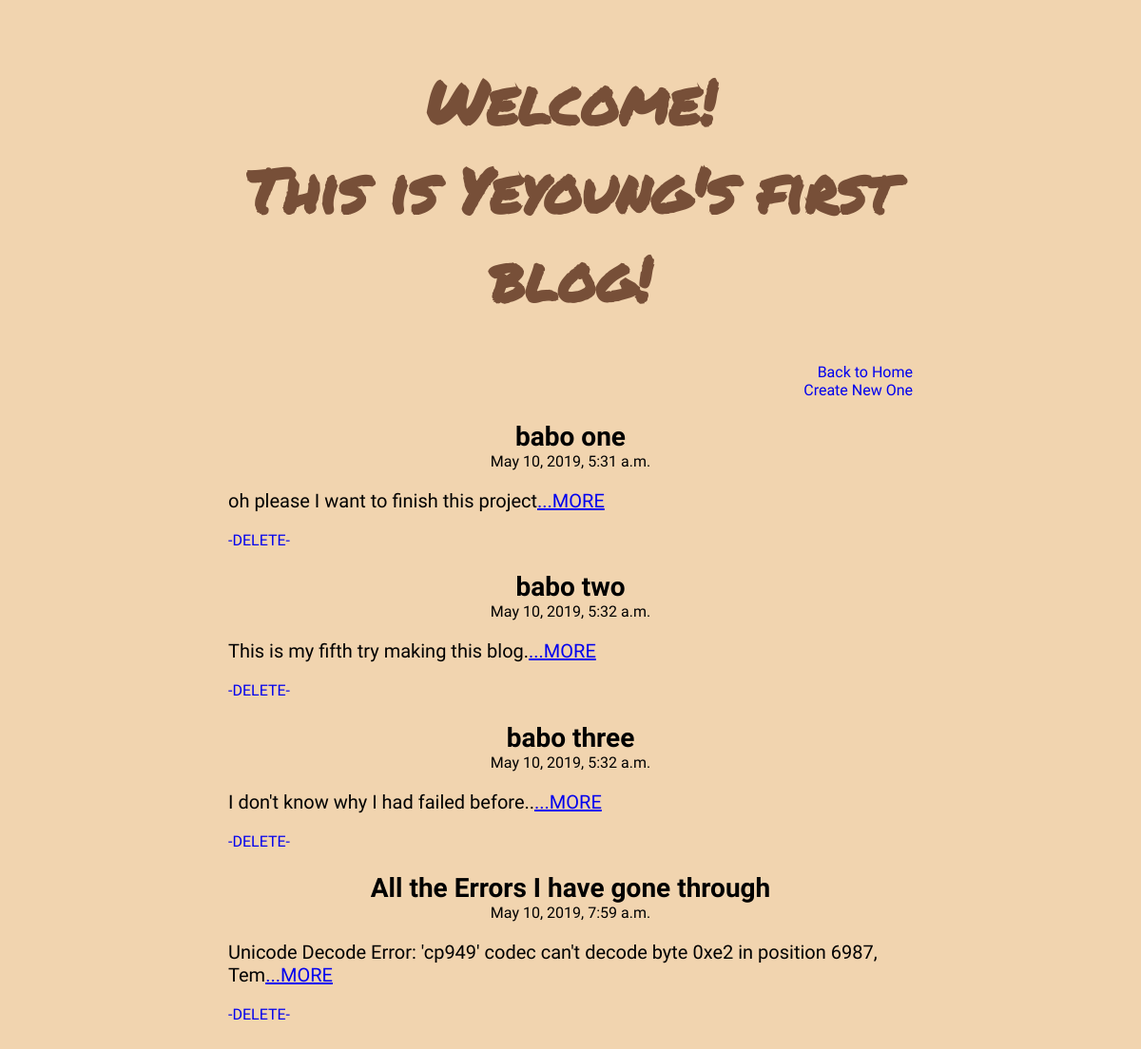
The page / on the database its author committed.
### appapp/models.py (models this page shows, shortened)
class Babo(models.Model):
    title = models.CharField(max_length=200)
    pub_date = models.DateTimeField('date published')
    body = models.TextField()
    def summary(self):
        return self.body[:80]

### appapp/views.py (the view)
# urls.py: 2. Add a URL to urlpatterns:  path('', views.home, name='home')
def home(request):
    babos = Babo.objects
    return render(request, 'home.html', {'babos': babos})

### appapp/templates/home.html (shortened to what this page needs)
<!DOCTYPE html>
<html>
<head>
</head>
<header>
    <div class="greetings">
        <h1>Welcome! <br>This is Yeyoung's first blog!</h1>
    </div>
</header>
<body>
    <div class="navbar">
        <a class="nav-item nav-link" href="{% url 'home' %}" style="text-decoration:none;">Back to Home</a>
        <br>
        <a class="nav-item nav-link" href="{% url 'new' %}" style="text-decoration:none;">Create New One</a>
    </div>
     {% for babo in babos.all %}
    <div class="container">
        <h2 id=hook>{{ babo.title }}</h2>
        <p id="timeline">{{ babo.pub_date }}</p>
        <p id="preview">{{ babo.summary }}<a href="{% url 'detail' babo.id %}">...MORE</a></p>
        <p><a href="{% url 'delete' babo.id %}" style="text-decoration:none;">-DELETE-</a></p>
    </div>
     {% endfor %}
</body>
</html>

### appapp/templates/home.html (style rules this page uses)
* { background-color: #F1D4AF; }
.greetings { text-align: center; font-family: 'Permanent Marker', cursive; color: #774F38; font-size: 32px; }
body { font-family: 'Sanchez', serif; margin: 5% 20%; }
.navbar { text-align: right; text-decoration: none; }
#hook { text-align: center; margin-bottom: 0; font-size: 28px; }
#timeline { text-align: center; margin-top: 0; font-size: 16px; }
#preview { text-align: left; font-size: 20px; }

### rows shown on the page
Babo: title "babo one", pub_date "May 10, 2019, 5:31 a.m.", summary "oh please I want to finish this project"
Babo: title "babo two", pub_date "May 10, 2019, 5:32 a.m.", summary "This is my fifth try making this blog."
Babo: title "babo three", pub_date "May 10, 2019, 5:32 a.m.", summary "I don't know why I had failed before.."
Babo: title "All the Errors I have gone through", pub_date "May 10, 2019, 7:59 a.m.", summary "Unicode Decode Error: 'cp949' codec can't decode byte 0xe2 in position 6987, Tem"
